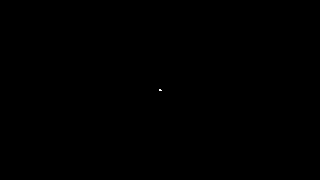
Frame 1 (no input)
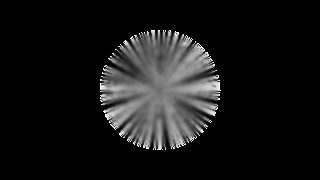
Frame 60 (the mouse pressed at the canvas centre just before this capture)
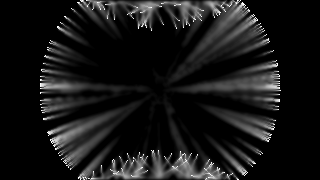
Frame 120 (the mouse held since frame 60 and released just before this capture)

The Processing sketch that drew these frames (run headless with seeded random() and noise(); from frame 60 on, the mouse is pressed at the canvas centre):

// Processing sketch: slime_oldc
// ── slime_oldc.pde
class Agent{
    float posX, posY, ang;
    Agent(float x, float y, float a){
        posX = x;
        posY = y;
        ang = a;
    }
}

final static float evaporateSpeed = 0.5;
final static float diffusionRate = 0.7;
final static int trailDissapateRate = 1;
final static int numOfAgents = 250;

Agent[] agents = new Agent[numOfAgents];

void setup(){
   size(320, 180); 
   background(0);
   spawn_centreRandomRotation();
}

void draw(){
   trails();
   iterate();
}

void iterate(){
   for(int i = 0; i < numOfAgents; i++){
       //Move forward
       float newX = agents[i].posX + cos(agents[i].ang);
       float newY = agents[i].posY + sin(agents[i].ang);
       while(collision(newX, newY)){
          agents[i].ang = random(360);
          newX = agents[i].posX + cos(agents[i].ang);
          newY = agents[i].posY + sin(agents[i].ang);
       }
       agents[i].posX = newX;
       agents[i].posY = newY;
       
       //Draw Agent
       drawAgent(agents[i]);
   }
}

boolean collision(float newX, float newY){
   //Walls
   if(newX < 0 || newX > width){
     return true;
   }else if(newY < 0 || newY > height){
     return true; 
   }
   return false;
}

void trails(){
    for(int x = 0; x < width; x++){
      for(int y = 0; y < height; y++){
         color c = get(x, y); 
         float r = red(c) - trailDissapateRate;
         float g = green(c) - trailDissapateRate;
         float b = blue(c) - trailDissapateRate;
         if(r < 0) r = 0;
         if(g < 0) g = 0;
         if(b < 0) b = 0;
         set(x, y, color(r, g, b));
         spread(x, y);
      }
    }
}

void spread(int x, int y){
    float sumR = 0;
    float sumG = 0;
    float sumB = 0;
    color curC = get(x, y);
  
    for(int offsetX = -1; offsetX <= 1; offsetX++){
       for(int offsetY = -1; offsetY <= 1; offsetY++){
           int sampleX = x + offsetX;
           int sampleY = y + offsetY;
           
           if(sampleX >= 0 && sampleX < width && sampleY >= 0 && sampleY < height){
              color c = get(sampleX, sampleY);
              sumR += red(c);
              sumG += green(c);
              sumB += blue(c);
           }
       }
    }
    
    float blurR = sumR/9;
    float blurG = sumG/9;
    float blurB = sumB/9;
    
    float lerpR = lerpF(blurR, red(curC), diffusionRate);
    float lerpG = lerpF(blurG, green(curC), diffusionRate);
    float lerpB = lerpF(blurB, blue(curC), diffusionRate);
    
    float newR = lerpR - evaporateSpeed;
    float newG = lerpG - evaporateSpeed;
    float newB = lerpB - evaporateSpeed;
    if(newR < 0) newR = 0;
    if(newG < 0) newG = 0;
    if(newB < 0) newB = 0;
    
    set(x, y, color(newR, newG, newB));
  
}

float lerpF(float start, float end, float interp){
   return start + ((end-start) * interp);
}

void drawAgent(Agent a){
  set(int(a.posX), int(a.posY), color(255, 255, 255));
}

void spawn_centreRandomRotation(){
    for(int i = 0; i < numOfAgents; i++){
       agents[i] = new Agent(width/2, height/2, random(360)); 
    }
}
